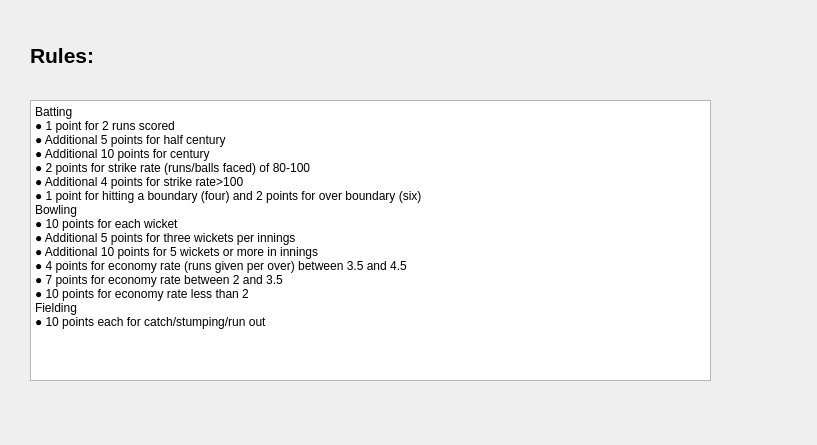
<?xml version="1.0" encoding="UTF-8"?>
<ui version="4.0">
 <class>Dialog</class>
 <widget class="QDialog" name="Dialog">
  <property name="geometry">
   <rect>
    <x>0</x>
    <y>0</y>
    <width>817</width>
    <height>445</height>
   </rect>
  </property>
  <property name="windowTitle">
   <string>Dialog</string>
  </property>
  <widget class="QLabel" name="label">
   <property name="geometry">
    <rect>
     <x>30</x>
     <y>20</y>
     <width>241</width>
     <height>71</height>
    </rect>
   </property>
   <property name="text">
    <string>&lt;html&gt;&lt;head/&gt;&lt;body&gt;&lt;p&gt;&lt;span style=&quot; font-size:16pt; font-weight:600;&quot;&gt;Rules:&lt;/span&gt;&lt;/p&gt;&lt;/body&gt;&lt;/html&gt;</string>
   </property>
   <property name="scaledContents">
    <bool>true</bool>
   </property>
  </widget>
  <widget class="QPlainTextEdit" name="plainTextEdit">
   <property name="geometry">
    <rect>
     <x>30</x>
     <y>100</y>
     <width>681</width>
     <height>281</height>
    </rect>
   </property>
   <property name="readOnly">
    <bool>true</bool>
   </property>
   <property name="plainText">
    <string>Batting
● 1 point for 2 runs scored
● Additional 5 points for half century
● Additional 10 points for century
● 2 points for strike rate (runs/balls faced) of 80-100
● Additional 4 points for strike rate&gt;100
● 1 point for hitting a boundary (four) and 2 points for over boundary (six)
Bowling
● 10 points for each wicket
● Additional 5 points for three wickets per innings
● Additional 10 points for 5 wickets or more in innings
● 4 points for economy rate (runs given per over) between 3.5 and 4.5
● 7 points for economy rate between 2 and 3.5
● 10 points for economy rate less than 2
Fielding
● 10 points each for catch/stumping/run out</string>
   </property>
   <property name="overwriteMode">
    <bool>false</bool>
   </property>
   <property name="tabStopWidth">
    <number>94</number>
   </property>
  </widget>
 </widget>
 <resources/>
 <connections/>
</ui>
